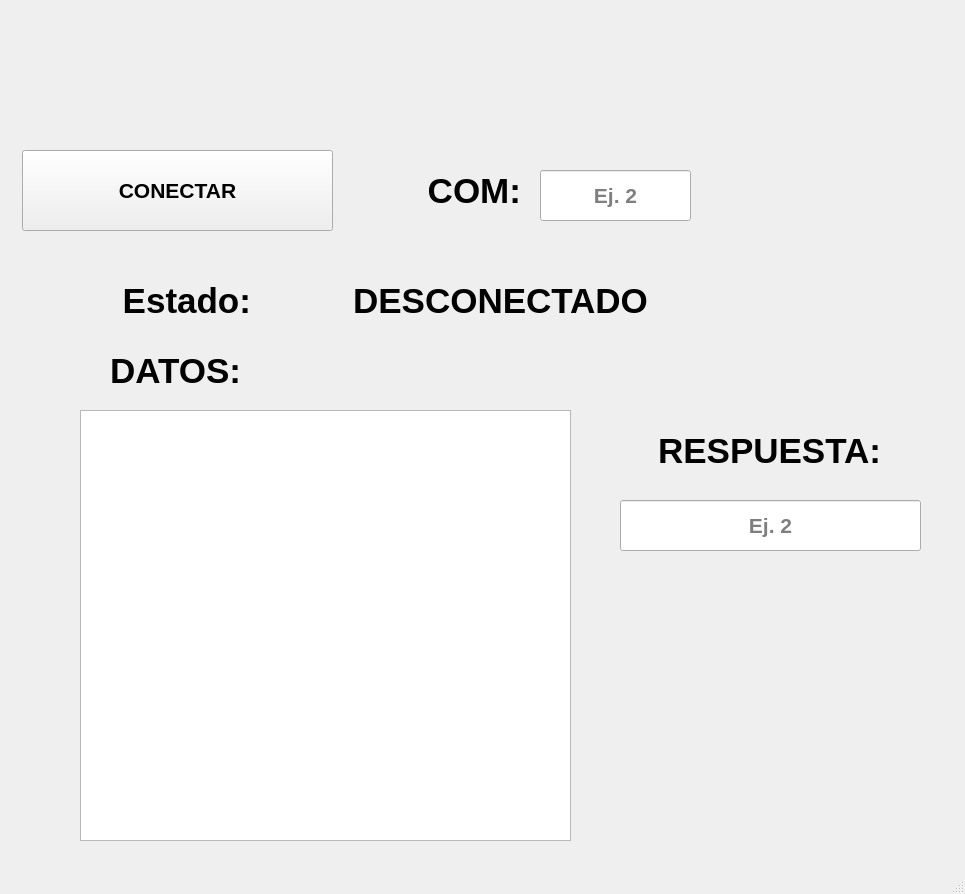
<?xml version="1.0" encoding="UTF-8"?>
<ui version="4.0">
 <class>MainWindow</class>
 <widget class="QMainWindow" name="MainWindow">
  <property name="geometry">
   <rect>
    <x>0</x>
    <y>0</y>
    <width>965</width>
    <height>894</height>
   </rect>
  </property>
  <property name="windowTitle">
   <string>MainWindow</string>
  </property>
  <widget class="QWidget" name="centralwidget">
   <widget class="QPushButton" name="btn_conexion">
    <property name="geometry">
     <rect>
      <x>22</x>
      <y>150</y>
      <width>311</width>
      <height>81</height>
     </rect>
    </property>
    <property name="font">
     <font>
      <pointsize>16</pointsize>
      <weight>75</weight>
      <bold>true</bold>
     </font>
    </property>
    <property name="text">
     <string>CONECTAR</string>
    </property>
   </widget>
   <widget class="QLabel" name="label">
    <property name="geometry">
     <rect>
      <x>370</x>
      <y>150</y>
      <width>151</width>
      <height>81</height>
     </rect>
    </property>
    <property name="font">
     <font>
      <pointsize>26</pointsize>
      <weight>75</weight>
      <bold>true</bold>
     </font>
    </property>
    <property name="text">
     <string>COM:</string>
    </property>
    <property name="alignment">
     <set>Qt::AlignRight|Qt::AlignTrailing|Qt::AlignVCenter</set>
    </property>
   </widget>
   <widget class="QLineEdit" name="txt_com">
    <property name="geometry">
     <rect>
      <x>540</x>
      <y>170</y>
      <width>151</width>
      <height>51</height>
     </rect>
    </property>
    <property name="font">
     <font>
      <pointsize>16</pointsize>
      <weight>75</weight>
      <bold>true</bold>
     </font>
    </property>
    <property name="toolTip">
     <string>Ingresa el número del COM</string>
    </property>
    <property name="alignment">
     <set>Qt::AlignCenter</set>
    </property>
    <property name="placeholderText">
     <string>Ej. 2</string>
    </property>
   </widget>
   <widget class="QLabel" name="label_2">
    <property name="geometry">
     <rect>
      <x>30</x>
      <y>260</y>
      <width>221</width>
      <height>81</height>
     </rect>
    </property>
    <property name="font">
     <font>
      <pointsize>26</pointsize>
      <weight>75</weight>
      <bold>true</bold>
     </font>
    </property>
    <property name="text">
     <string>Estado:</string>
    </property>
    <property name="alignment">
     <set>Qt::AlignRight|Qt::AlignTrailing|Qt::AlignVCenter</set>
    </property>
   </widget>
   <widget class="QLabel" name="txt_estado">
    <property name="geometry">
     <rect>
      <x>280</x>
      <y>260</y>
      <width>441</width>
      <height>81</height>
     </rect>
    </property>
    <property name="font">
     <font>
      <pointsize>26</pointsize>
      <weight>75</weight>
      <bold>true</bold>
     </font>
    </property>
    <property name="text">
     <string>DESCONECTADO</string>
    </property>
    <property name="alignment">
     <set>Qt::AlignCenter</set>
    </property>
   </widget>
   <widget class="QLabel" name="label_3">
    <property name="geometry">
     <rect>
      <x>40</x>
      <y>330</y>
      <width>201</width>
      <height>81</height>
     </rect>
    </property>
    <property name="font">
     <font>
      <pointsize>26</pointsize>
      <weight>75</weight>
      <bold>true</bold>
     </font>
    </property>
    <property name="text">
     <string>DATOS:</string>
    </property>
    <property name="alignment">
     <set>Qt::AlignRight|Qt::AlignTrailing|Qt::AlignVCenter</set>
    </property>
   </widget>
   <widget class="QListWidget" name="datosSensor">
    <property name="geometry">
     <rect>
      <x>80</x>
      <y>410</y>
      <width>491</width>
      <height>431</height>
     </rect>
    </property>
   </widget>
   <widget class="QLabel" name="label_4">
    <property name="geometry">
     <rect>
      <x>610</x>
      <y>410</y>
      <width>271</width>
      <height>81</height>
     </rect>
    </property>
    <property name="font">
     <font>
      <pointsize>26</pointsize>
      <weight>75</weight>
      <bold>true</bold>
     </font>
    </property>
    <property name="text">
     <string>RESPUESTA:</string>
    </property>
    <property name="alignment">
     <set>Qt::AlignRight|Qt::AlignTrailing|Qt::AlignVCenter</set>
    </property>
   </widget>
   <widget class="QLineEdit" name="txt_respuesta">
    <property name="geometry">
     <rect>
      <x>620</x>
      <y>500</y>
      <width>301</width>
      <height>51</height>
     </rect>
    </property>
    <property name="font">
     <font>
      <pointsize>16</pointsize>
      <weight>75</weight>
      <bold>true</bold>
     </font>
    </property>
    <property name="toolTip">
     <string>Ingresa el número del COM</string>
    </property>
    <property name="alignment">
     <set>Qt::AlignCenter</set>
    </property>
    <property name="placeholderText">
     <string>Ej. 2</string>
    </property>
   </widget>
   <widget class="QLabel" name="label_5">
    <property name="geometry">
     <rect>
      <x>870</x>
      <y>0</y>
      <width>91</width>
      <height>101</height>
     </rect>
    </property>
    <property name="text">
     <string/>
    </property>
    <property name="pixmap">
     <pixmap resource="../../PIP_UNIDAD_2_2021_3/recursos_proyecto.qrc">:/LOGO/Imagenes/HD-wallpaper-bob-esponja-mafioso-bob-esponja-gangster-mafioso-meme.jpg</pixmap>
    </property>
    <property name="scaledContents">
     <bool>true</bool>
    </property>
   </widget>
   <widget class="QLabel" name="label_6">
    <property name="geometry">
     <rect>
      <x>100</x>
      <y>0</y>
      <width>761</width>
      <height>61</height>
     </rect>
    </property>
    <property name="text">
     <string/>
    </property>
    <property name="pixmap">
     <pixmap resource="../../PIP_UNIDAD_2_2021_3/recursos_proyecto.qrc">:/UAT_FIANS/Imagenes/FIANS.png</pixmap>
    </property>
    <property name="scaledContents">
     <bool>true</bool>
    </property>
   </widget>
   <widget class="QLabel" name="label_7">
    <property name="geometry">
     <rect>
      <x>0</x>
      <y>0</y>
      <width>91</width>
      <height>101</height>
     </rect>
    </property>
    <property name="text">
     <string/>
    </property>
    <property name="pixmap">
     <pixmap resource="../../PIP_UNIDAD_2_2021_3/recursos_proyecto.qrc">:/NUMEROS/Imagenes/Boca_Juniors_logo18.svg.png</pixmap>
    </property>
    <property name="scaledContents">
     <bool>true</bool>
    </property>
   </widget>
  </widget>
  <widget class="QMenuBar" name="menubar">
   <property name="geometry">
    <rect>
     <x>0</x>
     <y>0</y>
     <width>965</width>
     <height>22</height>
    </rect>
   </property>
  </widget>
  <widget class="QStatusBar" name="statusbar"/>
 </widget>
 <resources>
  <include location="../../PIP_UNIDAD_2_2021_3/recursos_proyecto.qrc"/>
 </resources>
 <connections/>
</ui>
